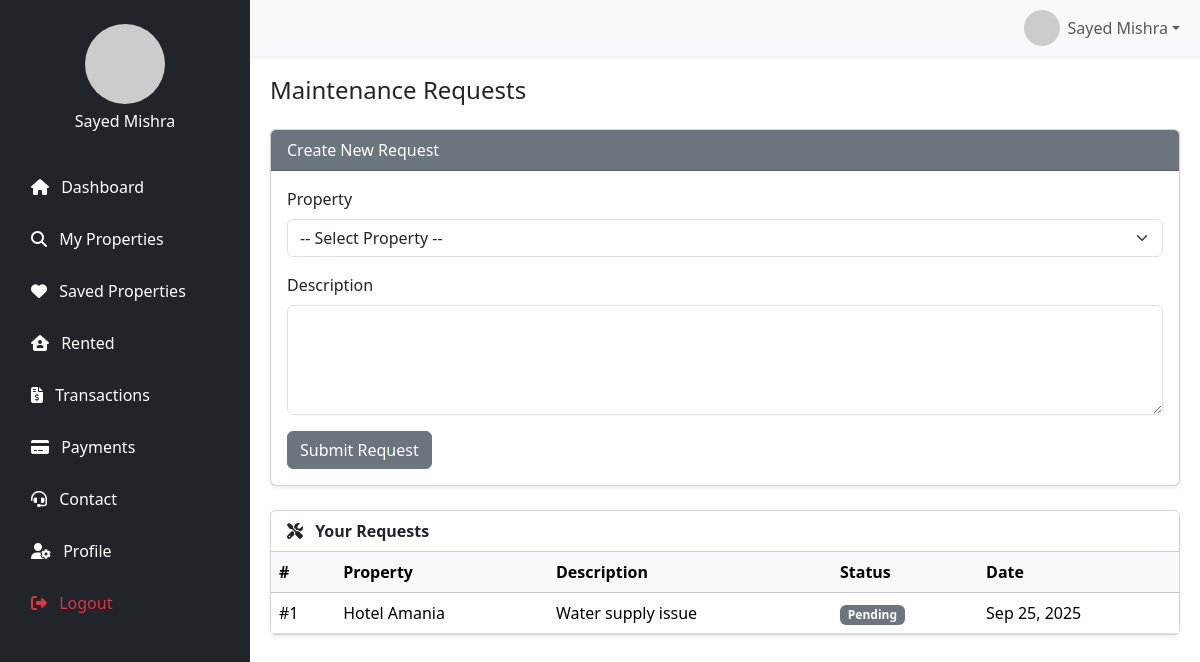
/clients/pages/requests.php (signed in), run on the app's committed database.
### tables this page shows
CREATE TABLE `maintenance_requests` (
  `id` int(11) NOT NULL,
  `client_id` int(11) NOT NULL,
  `property_id` int(11) NOT NULL,
  `description` text NOT NULL,
  `status` enum('pending','in_progress','resolved') DEFAULT 'pending',
  `created_at` timestamp NOT NULL DEFAULT current_timestamp()
);

CREATE TABLE `properties` (
  `id` int(11) NOT NULL,
  `category_id` int(11) DEFAULT NULL,
  `name` varchar(255) NOT NULL,
  `location` varchar(255) NOT NULL,
  `agent_id` int(11) DEFAULT NULL,
  `client_id` int(11) DEFAULT NULL,
  `price` decimal(12,2) NOT NULL,
  `photo` varchar(255) DEFAULT NULL,
  `status` enum('Available','Sold','Rented','Ongoing') DEFAULT 'Available',
  `description` text DEFAULT NULL,
  `created_at` timestamp NOT NULL DEFAULT current_timestamp()
);

### clients/pages/requests.php (the view, shortened to what this page needs)
<?php
require_once __DIR__ . '/../config/db.php';
$clientId = (int)$_SESSION['client_id'];
$activeStmt = $conn->prepare(
    'SELECT r.property_id, p.name
     FROM rented r
     JOIN properties p ON p.id = r.property_id
     WHERE r.client_id = ? AND r.rented_end_date >= CURDATE()'
);
$activeStmt->execute([$clientId]);
$activeRentals = $activeStmt->fetchAll(PDO::FETCH_KEY_PAIR);
$requestsStmt = $conn->prepare(
    'SELECT mr.id, mr.description, mr.status, DATE_FORMAT(mr.created_at, "%b %d, %Y") AS created,
            p.name AS property_name
     FROM maintenance_requests mr
     JOIN properties p ON p.id = mr.property_id
     WHERE mr.client_id = ?
     ORDER BY mr.created_at DESC'
);
$requestsStmt->execute([$clientId]);
$requests = $requestsStmt->fetchAll(PDO::FETCH_ASSOC);
require_once __DIR__ . '/../partials/header.php';
require_once __DIR__ . '/../partials/sidebar.php';
require_once __DIR__ . '/../partials/navbar.php';
?>
<div class="content">
    <h4 class="mb-4">Maintenance Requests</h4>
    <?php if (!empty($activeRentals)): ?>
        <div class="card shadow-sm mb-4">
            <div class="card-header bg-secondary text-white">Create New Request</div>
            <div class="card-body">
                <form method="post">
                    <div class="mb-3">
                        <label for="property_id" class="form-label">Property</label>
                        <select id="property_id" name="property_id" class="form-select" required>
                            <option value="">-- Select Property --</option>
                        </select>
                    </div>
                    <div class="mb-3">
                        <label for="description" class="form-label">Description</label>
                        <textarea id="description" name="description" class="form-control" rows="4" required></textarea>
                    </div>
                    <button type="submit" class="btn btn-secondary">Submit Request</button>
                </form>
            </div>
        </div>
    <?php else: ?>
        <p class="text-muted">You have no active rentals.  No maintenance requests can be submitted.</p>
    <?php endif; ?>
    <div class="card shadow-sm">
        <div class="card-header bg-white fw-bold">
            <i class="fas fa-tools me-2"></i> Your Requests
        </div>
        <div class="card-body p-0 table-responsive">
            <table class="table table-hover align-middle mb-0">
                <thead class="table-light">
                    <tr>
                        <th>#</th>
                        <th>Property</th>
                        <th>Description</th>
                        <th>Status</th>
                        <th>Date</th>
                    </tr>
                </thead>
                <tbody>
                    <?php if ($requests): ?>
                        <?php foreach ($requests as $req): ?>
                            <tr>
                                <td>#<?= htmlspecialchars($req['id']) ?></td>
                                <td><?= htmlspecialchars($req['property_name']) ?></td>
                                <td><?= nl2br(htmlspecialchars($req['description'])) ?></td>
                                <td>
                                    <?php
                                        switch ($req['status']) {
                                            default:
                                                $badgeClass = 'secondary';
                                        }
                                    ?>
                                    <span class="badge bg-<?= $badgeClass ?> text-capitalize">
                                        <?= htmlspecialchars(str_replace('_', ' ', $req['status'])) ?>
                                    </span>
                                </td>
                                <td><?= htmlspecialchars($req['created']) ?></td>
                            </tr>
                        <?php endforeach; ?>
                    <?php else: ?>
                        <tr>
                            <td colspan="5" class="text-center text-muted">No requests found</td>
                        </tr>
                    <?php endif; ?>
                </tbody>
            </table>
        </div>
    </div>
</div>
<?php require_once __DIR__ . '/../partials/footer.php'; ?>

### assets/css/style.css (style rules this page uses)
:root { --royal-purple-dark: #2c003e; --royal-purple-light: #4a148c; --accent-gold: #D4AF37; --text-light: #f8f9fa; --text-muted-light: #adb5bd; }

### clients/partials/header.php (style rules this page uses)
.content { margin-left: 250px; padding: 20px; transition: margin-left 0.3s ease; }

### data on the page
maintenance_requests: id "1", property.name "Hotel Amania", description "Water supply issue", status "Pending", created "Sep 25, 2025"

### other printed values
$client_name "Sayed Mishra"
$label "Dashboard"
$label "My Properties"
$label "Saved Properties"
$label "Rented"
$label "Transactions"
$label "Payments"
$label "Contact"
$label "Profile"
$user_name "Sayed Mishra"
